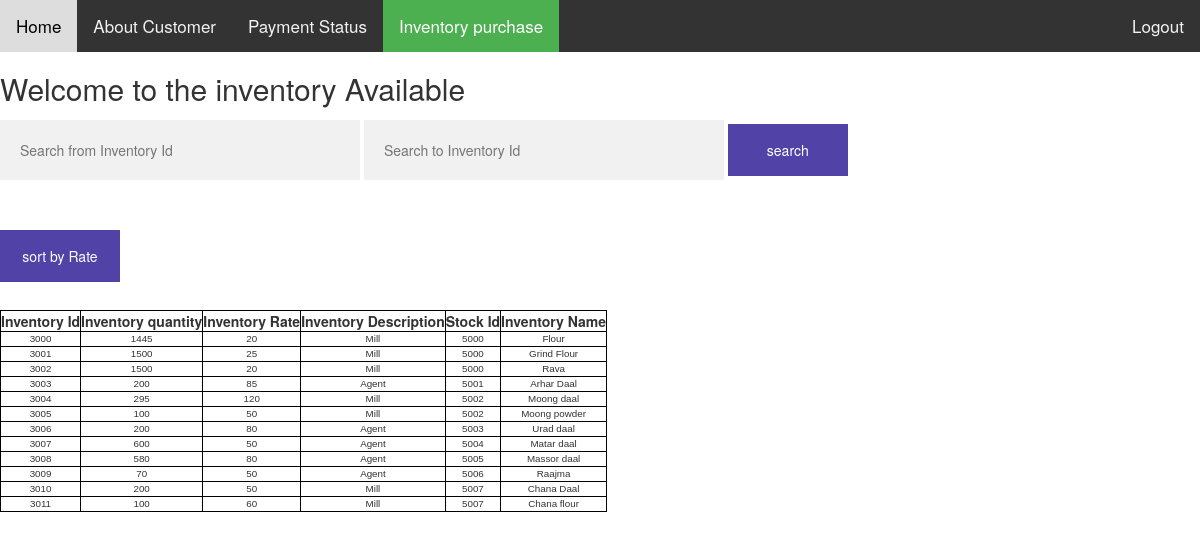
The app's page /inventorymodule.php with its own data.
### tables this page shows
CREATE TABLE `Inventory` (
  `inv_id` int(11) NOT NULL,
  `inv_qty` int(11) DEFAULT NULL,
  `inv_rate` int(11) DEFAULT NULL,
  `inv_desc` varchar(50) DEFAULT NULL,
  `stock_id` int(11) DEFAULT NULL,
  `inv_name` varchar(40) NOT NULL
);

### inventorymodule.php (the view, shortened to what this page needs)
<?php
$conn=OpenCon();
if(isset($_POST['search']))
{
    $valueToSearcha = $_POST['valueToSearcha'];
    $valueToSearchb = $_POST['valueToSearchb'];
    $query = "SELECT * FROM `Inventory` WHERE inv_id BETWEEN $valueToSearcha AND $valueToSearchb ";
    $search_result=$conn->query($query);
}
else if ($_POST['sort'])
{
    $query="SELECT * FROM Inventory ORDER BY inv_rate";
    $search_result=$conn->query($query);
}
 else {
    $query = "SELECT * FROM `Inventory`";
    $search_result=$conn->query($query);
}
?>
<!DOCTYPE html>
<html>
    <head>
        <link rel=stylesheet type=text/css href="https://maxcdn.bootstrapcdn.com/bootstrap/3.3.7/css/bootstrap.min.css">
        <link rel="stylesheet" type=text/css href="inventory.css">
        <link rel='stylesheet' type='text/css' href='firstpage.css'>
    </head>
    <body>
    <div class="topnav" id="myTopnav">
            <a href="#home" >Home</a>
            <a href="AboutCustomer.php" >About Customer</a>
            <a href="CustomerPayment.php" >Payment Status</a>
            <a href="inventorymodule.php" class="active">Inventory purchase</a>
            <div class="topnav-right">
            <a href='logout.php'>Logout</a>
            </div>
        </div>
        <h2>Welcome to the inventory Available</h2>
        <form action="inventorymodule.php" method="post">
            <input type="text" name="valueToSearcha" placeholder="Search from Inventory Id">
            <input type="text" name="valueToSearchb" placeholder="Search to Inventory Id">
            <input type="submit" name="search" class='registerbtn' value="search"><br><br>
            <input type="submit" name="sort" class='registerbtn' value="sort by Rate"><br><br>
            <table>
                <tr>
                    <th>Inventory Id</th>
                    <th> Inventory quantity</th>
                    <th>Inventory Rate</th>
                    <th>Inventory Description</th>
                    <th>Stock Id</th>
                    <th>Inventory Name</th>
                </tr>
                <?php while($row = $search_result->fetch_array()):?>
                <tr>
                    <td><?php echo $row['inv_id'];?></td>
                    <td><?php echo $row['inv_qty'];?></td>
                    <td><?php echo $row['inv_rate'];?></td>
                    <td><?php echo $row['inv_desc'];?></td>
                    <td><?php echo $row['stock_id'];?></td>
                    <td><?php echo $row['inv_name'];?></td>
                </tr>
                <?php endwhile;?>
            </table>
        </form>
    </body>
</html>

### inventory.css (style rules this page uses)
* { box-sizing: border-box }
input[type=text], input[type=password] { width: 30%; padding: 20px; margin: 5px 0 22px 0; display: inline-block; border: none; background: #f1f1f1; }
.registerbtn { background-color: rgb(63, 46, 158); color: white; padding: 16px 20px; margin: 8px 0; border: none; cursor: pointer; width: 10%; opacity: 0.9; }
a { color: dodgerblue; }
td { font-family: Arial, Helvetica, sans-serif; font-size: .7em; border: 1px solid #DDD; }

### firstpage.css (style rules this page uses)
.topnav { background-color: #333; overflow: hidden; }
.topnav a { float: left; display: block; color: #f2f2f2; text-align: center; padding: 14px 16px; text-decoration: none; font-size: 17px; }
.topnav a.active { background-color: #4CAF50; color: white; }
.topnav-right { float:right; }

### inventorymodule.php (style rules this page uses)
.table,tr,th,td { border: 1px solid black; text-align:center; }

### records on screen
inventory: inv_id "3000", inv_qty "1445", inv_rate "20", inv_desc "Mill", stock "5000", inv_name "Flour"
inventory: inv_id "3001", inv_qty "1500", inv_rate "25", inv_desc "Mill", stock "5000", inv_name "Grind Flour"
inventory: inv_id "3002", inv_qty "1500", inv_rate "20", inv_desc "Mill", stock "5000", inv_name "Rava"
inventory: inv_id "3003", inv_qty "200", inv_rate "85", inv_desc "Agent", stock "5001", inv_name "Arhar Daal"
inventory: inv_id "3004", inv_qty "295", inv_rate "120", inv_desc "Mill", stock "5002", inv_name "Moong daal"
inventory: inv_id "3005", inv_qty "100", inv_rate "50", inv_desc "Mill", stock "5002", inv_name "Moong powder"
inventory: inv_id "3006", inv_qty "200", inv_rate "80", inv_desc "Agent", stock "5003", inv_name "Urad daal"
inventory: inv_id "3007", inv_qty "600", inv_rate "50", inv_desc "Agent", stock "5004", inv_name "Matar daal"
inventory: inv_id "3008", inv_qty "580", inv_rate "80", inv_desc "Agent", stock "5005", inv_name "Massor daal"
inventory: inv_id "3009", inv_qty "70", inv_rate "50", inv_desc "Agent", stock "5006", inv_name "Raajma"
inventory: inv_id "3010", inv_qty "200", inv_rate "50", inv_desc "Mill", stock "5007", inv_name "Chana Daal"
inventory: inv_id "3011", inv_qty "100", inv_rate "60", inv_desc "Mill", stock "5007", inv_name "Chana flour"
